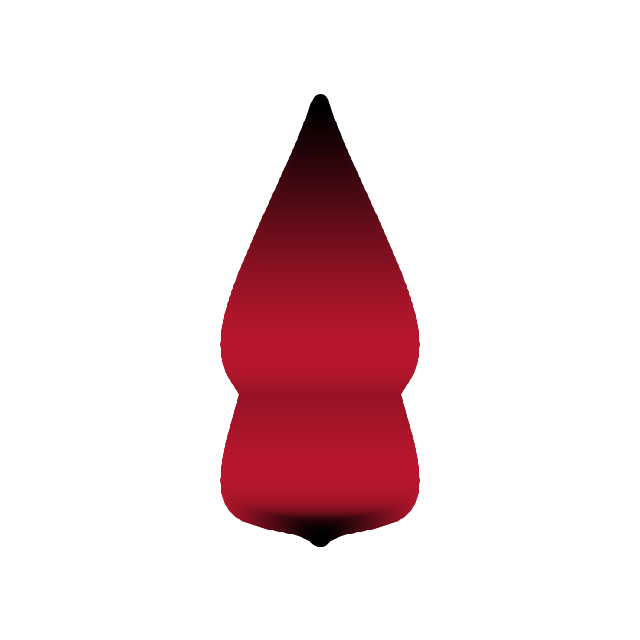
Frame 1 (no input)
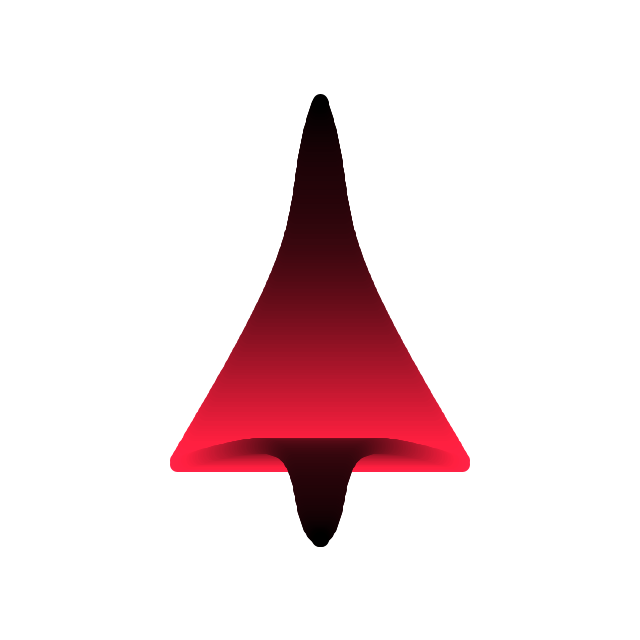
Frame 60 (the mouse pressed at the canvas centre just before this capture)
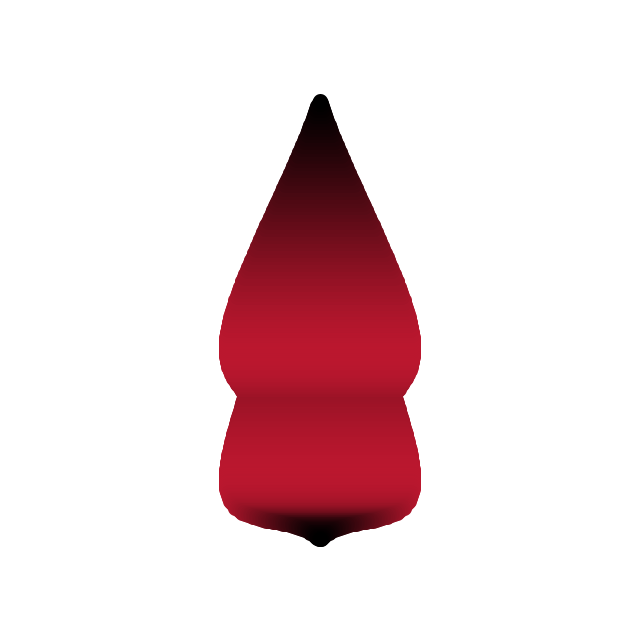
Frame 120 (the mouse held since frame 60 and released just before this capture)

The Processing sketch that drew these frames (run headless with seeded random() and noise(); from frame 60 on, the mouse is pressed at the canvas centre):

// Processing sketch: processing_169559
// ── processing_169559.pde

void setup() {
  size(640, 640);
  strokeWeight(15);
}

void draw() {
  background(255);
  for (int i = 218; i > 0; i-=1) {
    float a = i/2+sin(radians(i+frameCount*3))*(i/4);
    stroke(a*2, a/4, a/2);
    line(width/2-a, 100+(i+a), width/2+a, 100+(i+a));
    line(width/2-a, height-100-i+a, width/2+a, height-100-i+a);
  }
}
